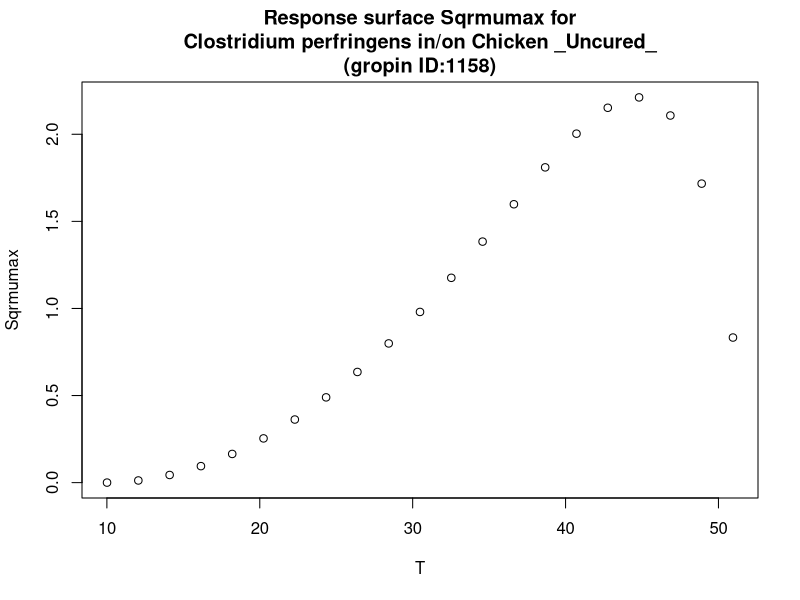

Write the R code that produced this figure.
#############################
# start of Parameter script
#############################
T <- seq(10.01,50.949050949051,length.out=21)
#############################
# end of Parameter script
#############################
############################# 
# start of Model script Gropin ID 1158 
#############################
 
# constant coefficients for this model
 
variables <- data.frame(T)
argumentsPar <- expand.grid(variables)
 
# heart of the model
response_surface <- function(T) {
   mumax <-(0.048^2)*((T-9.74)^2)*(sqrt(1-exp(0.208*(T-52.1))))^2

return(mumax=mumax)
} 

# output parameters
responseSurface <- cbind(argumentsPar,response_surface(argumentsPar['T']))
colnames(responseSurface) <- c(colnames(argumentsPar),'Sqrmumax')
#############################
# End of Model script
#############################
############################# 
# start of Visualisation script Gropin ID 1158 
#############################
plot(T,responseSurface$'Sqrmumax',xlab='T',
                          ylab='Sqrmumax',main='Response surface Sqrmumax for
Clostridium perfringens in/on Chicken _Uncured_
(gropin ID:1158)')
#############################
# End of Visualisation script
#############################
